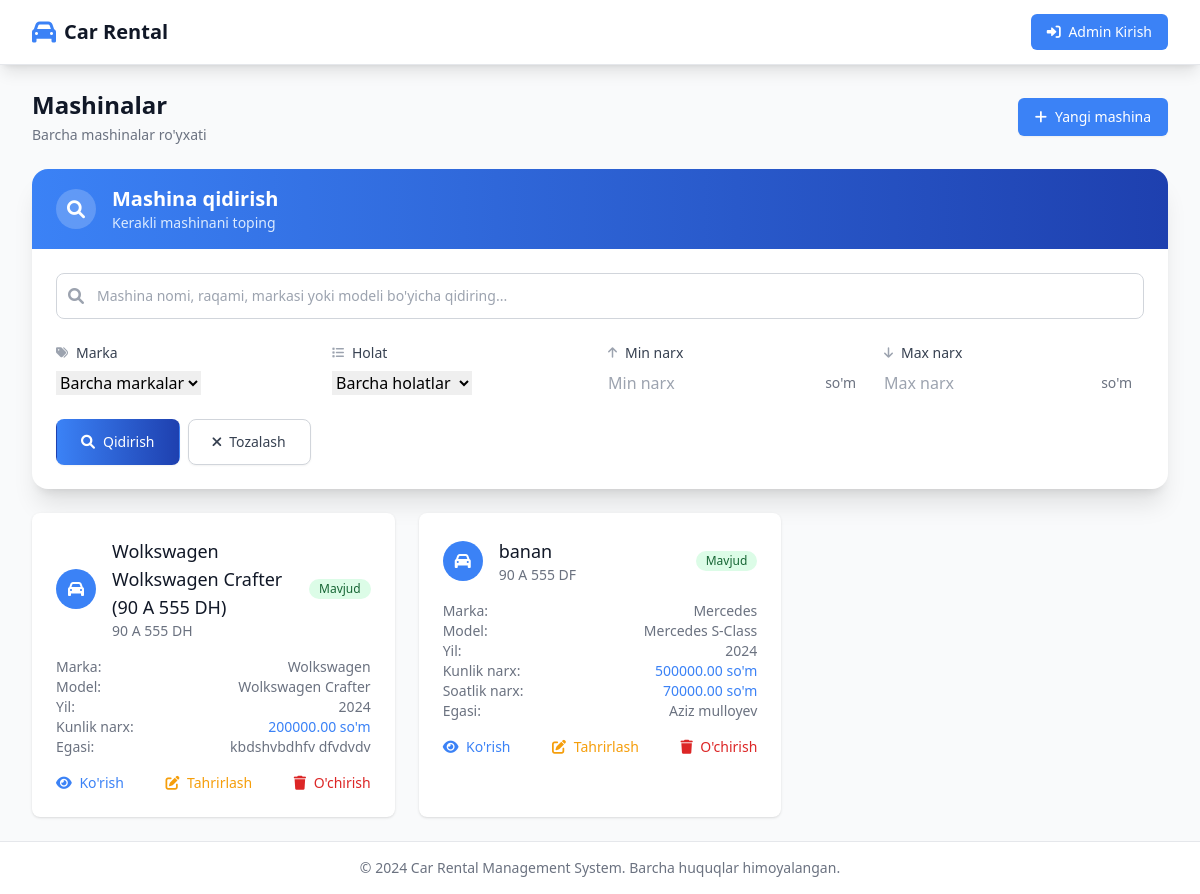
Before: /vehicles/ with the older database file.
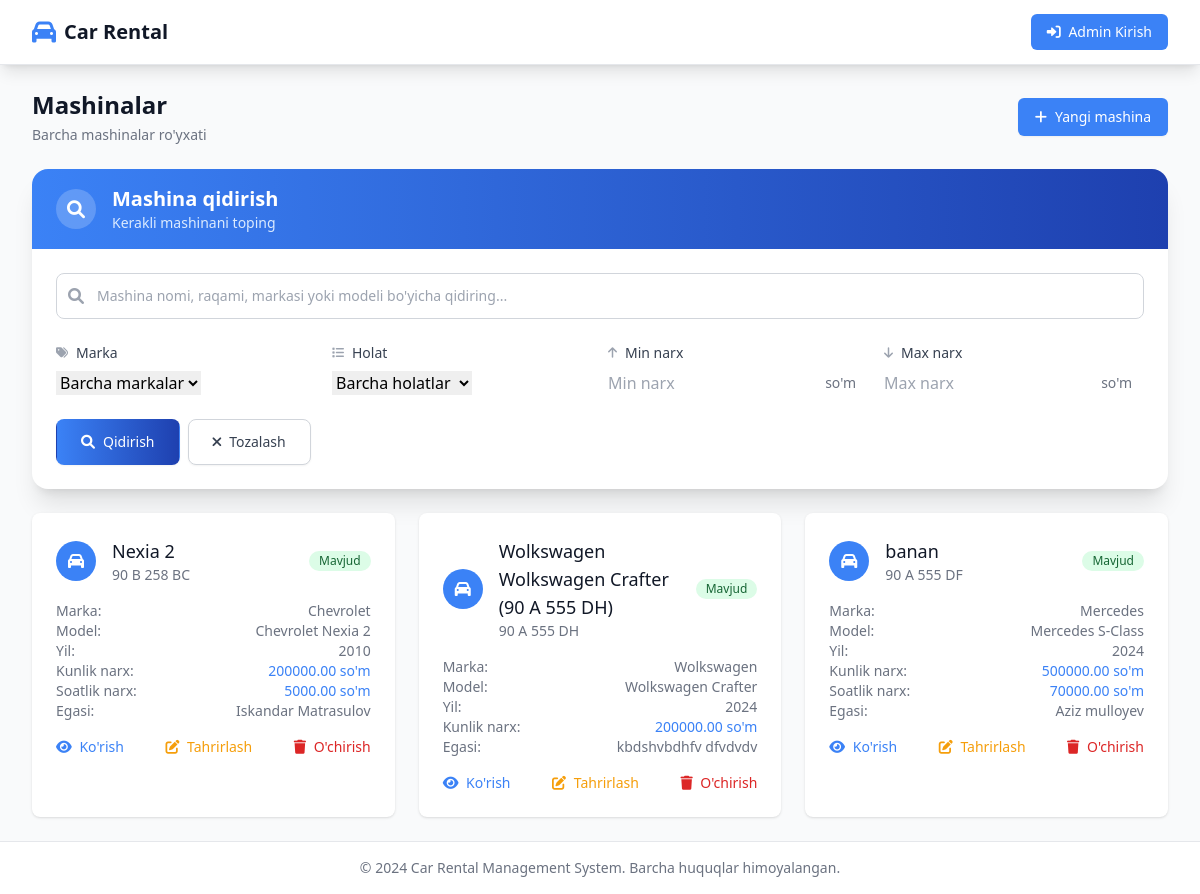
After: the same page with the newer database file.
### vehicles/models.py (models this page shows, shortened)
class Vehicle(models.Model):
    STATUS_CHOICES = [
        ("inactive", "Faol emas"),
        ("available", "Mavjud"),
        ("rented", "Ijaraga berilgan"),
        ("maintenance", "Ta'mirda"),
    ]
    owner = models.ForeignKey(CustomUser, on_delete=models.CASCADE, related_name="vehicles")
    make = models.ForeignKey(CarMake, on_delete=models.SET_NULL, null=True, blank=True)
    model = models.ForeignKey(CarModel, on_delete=models.SET_NULL, null=True, blank=True)
    name = models.CharField(max_length=200, blank=True)
    plate_number = models.CharField(max_length=20, unique=True, validators=[plate_validator])
    year = models.PositiveSmallIntegerField(null=True, blank=True)
    daily_price = models.DecimalField(max_digits=10, decimal_places=2, default=Decimal("0.00"))
    hourly_price = models.DecimalField(max_digits=10, decimal_places=2, null=True, blank=True)
    status = models.CharField(max_length=20, choices=STATUS_CHOICES, default="inactive")
    created_at = models.DateTimeField(auto_now_add=True)
    updated_at = models.DateTimeField(auto_now=True)
    class Meta:
        ordering = ['-created_at']
    def __str__(self):
        display_name = self.name or f"{self.make} {self.model}" if self.make and self.model else "Unknown Vehicle"
        return f"{display_name} ({self.plate_number})"

class CarMake(models.Model):
    name = models.CharField(max_length=100, unique=True)
    def __str__(self):
        return self.name

class CarModel(models.Model):
    make = models.ForeignKey(CarMake, on_delete=models.CASCADE, related_name="models")
    name = models.CharField(max_length=100)
    class Meta:
        unique_together = ("make", "name")
    def __str__(self):
        return f"{self.make.name} {self.name}"

### accounts/models.py (models this page shows, shortened)
class CustomUser(AbstractUser):
    class Roles(models.TextChoices):
        OWNER = "owner", "Mashina egasi"
        RENTER = "renter", "Ijara oluvchi"
    role = models.CharField(max_length=10, choices=Roles.choices)
    phone = models.CharField(max_length=30, blank=True)
    is_verified = models.BooleanField(default=False)

### vehicles/views.py (the view, shortened to what this page needs)
# urls.py: path('', views.VehicleListView.as_view(), name='vehicle_list'),
class VehicleListView(ListView):
    model = Vehicle
    template_name = 'vehicles/vehicle_list.html'
    context_object_name = 'vehicles'
    paginate_by = 12
    def get_queryset(self):
        queryset = Vehicle.objects.select_related('owner', 'make', 'model')
        search_form = VehicleSearchForm(self.request.GET)
        if search_form.is_valid():
            search = search_form.cleaned_data.get('search')
            make = search_form.cleaned_data.get('make')
            status = search_form.cleaned_data.get('status')
            min_price = search_form.cleaned_data.get('min_price')
            max_price = search_form.cleaned_data.get('max_price')
            if make:
                queryset = queryset.filter(make=make)
            if status:
                queryset = queryset.filter(status=status)
            if min_price:
                queryset = queryset.filter(daily_price__gte=min_price)
            if max_price:
                queryset = queryset.filter(daily_price__lte=max_price)
        return queryset.order_by('-created_at')
    def get_context_data(self, **kwargs):
        context = super().get_context_data(**kwargs)
        context['search_form'] = VehicleSearchForm(self.request.GET)
        context['makes'] = CarMake.objects.all()
        return context

### vehicles/forms.py
class VehicleSearchForm(forms.Form):
    search = forms.CharField(
        max_length=200,
        required=False,
        widget=forms.TextInput(attrs={
            'class': 'form-control',
            'placeholder': 'Mashina qidirish...',
            'id': 'search-input'
        })
    )
    make = forms.ModelChoiceField(
        queryset=CarMake.objects.all(),
        required=False,
        empty_label="Barcha markalar",
        widget=forms.Select(attrs={'class': 'form-control'})
    )
    status = forms.ChoiceField(
        choices=[('', 'Barcha holatlar')] + Vehicle.STATUS_CHOICES,
        required=False,
        widget=forms.Select(attrs={'class': 'form-control'})
    )
    min_price = forms.DecimalField(
        required=False,
        widget=forms.NumberInput(attrs={'class': 'form-control', 'step': '0.01', 'placeholder': 'Min narx'})
    )
    max_price = forms.DecimalField(
        required=False,
        widget=forms.NumberInput(attrs={'class': 'form-control', 'step': '0.01', 'placeholder': 'Max narx'})
    )

### templates/vehicles/vehicle_list.html (shortened to what the changed rows need)
{% extends 'base.html' %}
{% block content %}
<div class="space-y-6">
    <div class="flex justify-between items-center">
        <div>
            <h1 class="text-2xl font-bold text-gray-900">Mashinalar</h1>
        </div>
    </div>
    <div class="bg-white shadow-xl rounded-2xl overflow-hidden">
        <div class="bg-gradient-to-r from-primary to-secondary px-6 py-4">
            <div class="flex items-center">
                <div class="ml-4">
                    <h2 class="text-xl font-bold text-white">Mashina qidirish</h2>
                </div>
            </div>
        </div>
    </div>
    <div class="grid grid-cols-1 gap-6 sm:grid-cols-2 lg:grid-cols-3">
        {% for vehicle in vehicles %}
        <div class="bg-white overflow-hidden shadow rounded-lg hover:shadow-lg transition-shadow duration-200">
            <div class="px-4 py-5 sm:p-6">
                <div class="flex items-center justify-between">
                    <div class="flex items-center">
                        <div class="flex-shrink-0">
                            <div class="h-10 w-10 rounded-full bg-primary flex items-center justify-center">
                                <i class="fas fa-car text-white"></i>
                            </div>
                        </div>
                        <div class="ml-4">
                            <h3 class="text-lg font-medium text-gray-900">{{ vehicle.name|default:vehicle }}</h3>
                            <p class="text-sm text-gray-500">{{ vehicle.plate_number }}</p>
                        </div>
                    </div>
                    <span class="inline-flex items-center px-2.5 py-0.5 rounded-full text-xs font-medium
                        {% if vehicle.status == 'available' %}bg-green-100 text-green-800
                        {% elif vehicle.status == 'rented' %}bg-red-100 text-red-800
                        {% elif vehicle.status == 'maintenance' %}bg-yellow-100 text-yellow-800
                        {% else %}bg-gray-100 text-gray-800{% endif %}">
                        {{ vehicle.get_status_display }}
                    </span>
                </div>
                <div class="mt-4">
                    <div class="flex justify-between text-sm text-gray-500">
                        <span>Marka:</span>
                        <span class="font-medium">{{ vehicle.make|default:"N/A" }}</span>
                    </div>
                    <div class="flex justify-between text-sm text-gray-500">
                        <span>Model:</span>
                        <span class="font-medium">{{ vehicle.model|default:"N/A" }}</span>
                    </div>
                    <div class="flex justify-between text-sm text-gray-500">
                        <span>Yil:</span>
                        <span class="font-medium">{{ vehicle.year|default:"N/A" }}</span>
                    </div>
                    <div class="flex justify-between text-sm text-gray-500">
                        <span>Kunlik narx:</span>
                        <span class="font-medium text-primary">{{ vehicle.daily_price }} so'm</span>
                    </div>
                    {% if vehicle.hourly_price %}
                    <div class="flex justify-between text-sm text-gray-500">
                        <span>Soatlik narx:</span>
                        <span class="font-medium text-primary">{{ vehicle.hourly_price }} so'm</span>
                    </div>
                    {% endif %}
                    <div class="flex justify-between text-sm text-gray-500">
                        <span>Egasi:</span>
                        <span class="font-medium">{{ vehicle.owner.get_full_name|default:vehicle.owner.username }}</span>
                    </div>
                </div>
                <div class="mt-4 flex justify-between">
                    <a href="{% url 'vehicle_detail' vehicle.pk %}" class="text-primary hover:text-secondary text-sm font-medium">
                        <i class="fas fa-eye mr-1"></i>
                        Ko'rish
                    </a>
                    <a href="{% url 'vehicle_update' vehicle.pk %}" class="text-warning hover:text-yellow-600 text-sm font-medium">
                        <i class="fas fa-edit mr-1"></i>
                        Tahrirlash
                    </a>
                    <a href="{% url 'vehicle_delete' vehicle.pk %}" class="text-red-600 hover:text-red-800 text-sm font-medium">
                        <i class="fas fa-trash mr-1"></i>
                        O'chirish
                    </a>
                </div>
            </div>
        </div>
        {% empty %}
        <div class="col-span-full text-center py-12">
            <i class="fas fa-car text-gray-400 text-4xl mb-4"></i>
            <h3 class="text-lg font-medium text-gray-900 mb-2">Mashinalar topilmadi</h3>
            <p class="text-gray-500">Hozircha hech qanday mashina mavjud emas.</p>
        </div>
        {% endfor %}
    </div>
</div>
{% endblock %}

Changed rows visible on the page:
added Vehicle: name "Nexia 2", plate_number "90 B 258 BC", status "Mavjud", make "Chevrolet", model "Chevrolet Nexia 2", year "2010", daily_price "200000.00", hourly_price "5000.00", owner.get_full_name "Iskandar Matrasulov"
